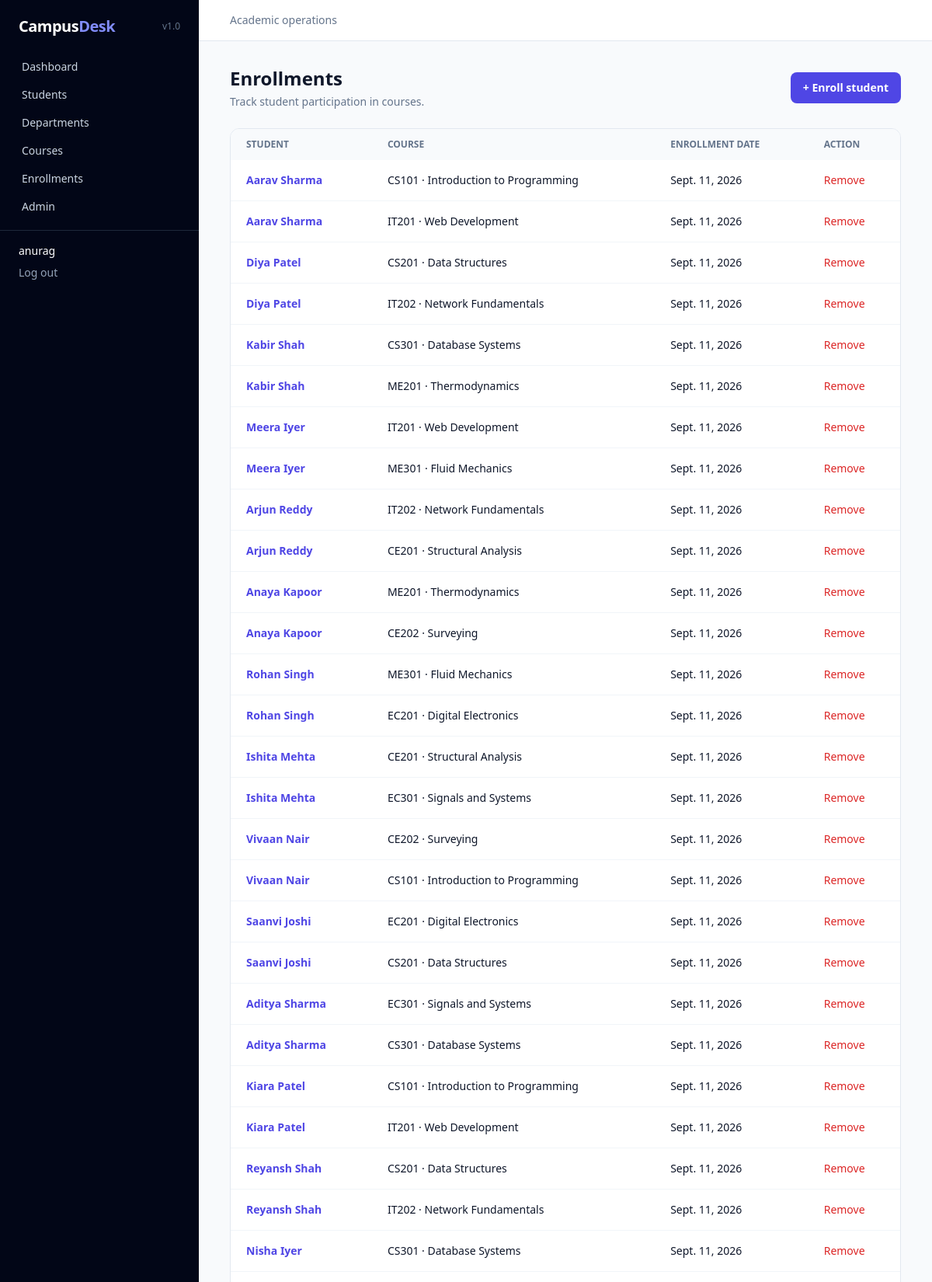
The app's page /enrollments/ (signed in, upper part) with its own data.
### students/models.py (models this page shows, shortened)
class Enrollment(models.Model):
	student = models.ForeignKey(Student, on_delete=models.CASCADE, related_name='enrollments')
	course = models.ForeignKey(Course, on_delete=models.CASCADE, related_name='enrollments')
	enrollment_date = models.DateField(auto_now_add=True)
	class Meta:
		ordering = ['-enrollment_date']
		constraints = [models.UniqueConstraint(fields=['student', 'course'], name='unique_student_course')]

class Student(models.Model):
	GENDER_CHOICES = [('M', 'Male'), ('F', 'Female'), ('O', 'Other')]
	student_id = models.CharField(max_length=30, unique=True)
	first_name = models.CharField(max_length=80)
	last_name = models.CharField(max_length=80)
	email = models.EmailField(unique=True)
	phone = models.CharField(max_length=30, blank=True)
	date_of_birth = models.DateField(null=True, blank=True)
	gender = models.CharField(max_length=1, choices=GENDER_CHOICES, blank=True)
	address = models.TextField(blank=True)
	department = models.ForeignKey(Department, on_delete=models.PROTECT, related_name='students')
	enrollment_date = models.DateField()
	profile_image = models.ImageField(upload_to='students/', blank=True)
	created_at = models.DateTimeField(auto_now_add=True)
	updated_at = models.DateTimeField(auto_now=True)
	class Meta:
		ordering = ['last_name', 'first_name']
	@property
	def full_name(self):
		return f'{self.first_name} {self.last_name}'

class Course(models.Model):
	name = models.CharField(max_length=150)
	code = models.CharField(max_length=30, unique=True)
	description = models.TextField(blank=True)
	credits = models.PositiveSmallIntegerField(default=3)
	department = models.ForeignKey(Department, on_delete=models.PROTECT, related_name='courses')
	created_at = models.DateTimeField(auto_now_add=True)
	class Meta:
		ordering = ['code']

### students/views.py (the view)
# urls.py: path('enrollments/', views.enrollment_list, name='enrollment_list'),
@login_required
def enrollment_list(request):
	return render(request, 'students/enrollment_list.html', {'enrollments': Enrollment.objects.select_related('student', 'course')})

### templates/students/enrollment_list.html
{% extends 'base.html' %}{% block title %}Enrollments | Campus Desk{% endblock %}{% block content %}<div class="flex items-center justify-between"><div><h1 class="text-2xl font-bold">Enrollments</h1><p class="mt-1 text-sm text-slate-500">Track student participation in courses.</p></div><a href="{% url 'enrollment_create' %}" class="rounded-lg bg-indigo-600 px-4 py-2.5 text-sm font-semibold text-white">+ Enroll student</a></div><div class="mt-6 overflow-x-auto rounded-xl border border-slate-200 bg-white"><table class="w-full text-left text-sm"><thead class="bg-slate-50 text-xs uppercase text-slate-500"><tr><th class="px-5 py-3">Student</th><th class="px-5 py-3">Course</th><th class="px-5 py-3">Enrollment date</th><th class="px-5 py-3">Action</th></tr></thead><tbody class="divide-y divide-slate-100">{% for enrollment in enrollments %}<tr><td class="px-5 py-4"><a class="font-semibold text-indigo-600" href="{% url 'student_detail' enrollment.student.pk %}">{{ enrollment.student.full_name }}</a></td><td class="px-5 py-4">{{ enrollment.course.code }} · {{ enrollment.course.name }}</td><td class="px-5 py-4">{{ enrollment.enrollment_date }}</td><td class="px-5 py-4"><a class="text-red-600" href="{% url 'enrollment_delete' enrollment.pk %}">Remove</a></td></tr>{% empty %}<tr><td colspan="4" class="p-10 text-center text-slate-500">No enrollments yet.</td></tr>{% endfor %}</tbody></table></div>{% endblock %}

### templates/base.html (shortened to what this page needs)
{% load static %}
<!doctype html>
<html lang="en">
<head>
  <script src="https://cdn.tailwindcss.com"></script>
</head>
<body class="min-h-screen bg-slate-50 text-slate-900">
  {% if user.is_authenticated %}
  <div class="min-h-screen lg:flex">
    <aside class="bg-slate-950 text-slate-300 lg:min-h-screen lg:w-64">
      <div class="flex items-center justify-between px-6 py-5"><a href="{% url 'dashboard' %}" class="text-xl font-bold tracking-tight text-white">Campus<span class="text-indigo-400">Desk</span></a><span class="text-xs text-slate-500">v1.0</span></div>
      <nav class="flex gap-1 overflow-x-auto px-3 pb-3 lg:block lg:px-4" aria-label="Main navigation">
        <a href="{% url 'dashboard' %}" class="block whitespace-nowrap rounded-lg px-3 py-2 text-sm hover:bg-slate-800 hover:text-white">Dashboard</a>
        <a href="{% url 'student_list' %}" class="block whitespace-nowrap rounded-lg px-3 py-2 text-sm hover:bg-slate-800 hover:text-white">Students</a>
        <a href="{% url 'department_list' %}" class="block whitespace-nowrap rounded-lg px-3 py-2 text-sm hover:bg-slate-800 hover:text-white">Departments</a>
        <a href="{% url 'course_list' %}" class="block whitespace-nowrap rounded-lg px-3 py-2 text-sm hover:bg-slate-800 hover:text-white">Courses</a>
        <a href="{% url 'enrollment_list' %}" class="block whitespace-nowrap rounded-lg px-3 py-2 text-sm hover:bg-slate-800 hover:text-white">Enrollments</a>
        <a href="/admin/" class="block whitespace-nowrap rounded-lg px-3 py-2 text-sm hover:bg-slate-800 hover:text-white">Admin</a>
      </nav>
      <div class="border-t border-slate-800 px-6 py-4 text-sm"><div class="truncate text-white">{{ user.get_username }}</div><form method="post" action="{% url 'logout' %}" class="mt-2">{% csrf_token %}<button class="text-slate-400 hover:text-white">Log out</button></form></div>
    </aside>
    <main class="flex-1"><header class="border-b border-slate-200 bg-white px-5 py-4 lg:px-10"><div class="mx-auto max-w-7xl"><p class="text-sm text-slate-500">Academic operations</p></div></header><div class="mx-auto max-w-7xl px-5 py-8 lg:px-10">
      {% block content %}{% endblock %}
    </div></main>
  </div>
  {% else %}{% block auth_content %}{% endblock %}{% endif %}
</body>
</html>

### records on screen
Enrollment: student.full_name "Aarav Sharma", course.code "CS101", course.name "Introduction to Programming", enrollment_date "Sept. 11, 2026"
Enrollment: student.full_name "Aarav Sharma", course.code "IT201", course.name "Web Development", enrollment_date "Sept. 11, 2026"
Enrollment: student.full_name "Diya Patel", course.code "CS201", course.name "Data Structures", enrollment_date "Sept. 11, 2026"
Enrollment: student.full_name "Diya Patel", course.code "IT202", course.name "Network Fundamentals", enrollment_date "Sept. 11, 2026"
Enrollment: student.full_name "Kabir Shah", course.code "CS301", course.name "Database Systems", enrollment_date "Sept. 11, 2026"
Enrollment: student.full_name "Kabir Shah", course.code "ME201", course.name "Thermodynamics", enrollment_date "Sept. 11, 2026"
Enrollment: student.full_name "Meera Iyer", course.code "IT201", course.name "Web Development", enrollment_date "Sept. 11, 2026"
Enrollment: student.full_name "Meera Iyer", course.code "ME301", course.name "Fluid Mechanics", enrollment_date "Sept. 11, 2026"
Enrollment: student.full_name "Arjun Reddy", course.code "IT202", course.name "Network Fundamentals", enrollment_date "Sept. 11, 2026"
Enrollment: student.full_name "Arjun Reddy", course.code "CE201", course.name "Structural Analysis", enrollment_date "Sept. 11, 2026"
Enrollment: student.full_name "Anaya Kapoor", course.code "ME201", course.name "Thermodynamics", enrollment_date "Sept. 11, 2026"
Enrollment: student.full_name "Anaya Kapoor", course.code "CE202", course.name "Surveying", enrollment_date "Sept. 11, 2026"
Enrollment: student.full_name "Rohan Singh", course.code "ME301", course.name "Fluid Mechanics", enrollment_date "Sept. 11, 2026"
Enrollment: student.full_name "Rohan Singh", course.code "EC201", course.name "Digital Electronics", enrollment_date "Sept. 11, 2026"
Enrollment: student.full_name "Ishita Mehta", course.code "CE201", course.name "Structural Analysis", enrollment_date "Sept. 11, 2026"
Enrollment: student.full_name "Ishita Mehta", course.code "EC301", course.name "Signals and Systems", enrollment_date "Sept. 11, 2026"
Enrollment: student.full_name "Vivaan Nair", course.code "CE202", course.name "Surveying", enrollment_date "Sept. 11, 2026"
Enrollment: student.full_name "Vivaan Nair", course.code "CS101", course.name "Introduction to Programming", enrollment_date "Sept. 11, 2026"
Enrollment: student.full_name "Saanvi Joshi", course.code "EC201", course.name "Digital Electronics", enrollment_date "Sept. 11, 2026"
Enrollment: student.full_name "Saanvi Joshi", course.code "CS201", course.name "Data Structures", enrollment_date "Sept. 11, 2026"
Enrollment: student.full_name "Aditya Sharma", course.code "EC301", course.name "Signals and Systems", enrollment_date "Sept. 11, 2026"
Enrollment: student.full_name "Aditya Sharma", course.code "CS301", course.name "Database Systems", enrollment_date "Sept. 11, 2026"
Enrollment: student.full_name "Kiara Patel", course.code "CS101", course.name "Introduction to Programming", enrollment_date "Sept. 11, 2026"
Enrollment: student.full_name "Kiara Patel", course.code "IT201", course.name "Web Development", enrollment_date "Sept. 11, 2026"
Enrollment: student.full_name "Reyansh Shah", course.code "CS201", course.name "Data Structures", enrollment_date "Sept. 11, 2026"
Enrollment: student.full_name "Reyansh Shah", course.code "IT202", course.name "Network Fundamentals", enrollment_date "Sept. 11, 2026"
Enrollment: student.full_name "Nisha Iyer", course.code "CS301", course.name "Database Systems", enrollment_date "Sept. 11, 2026"

### other values on screen
{{ user.get_username }} "anurag"
